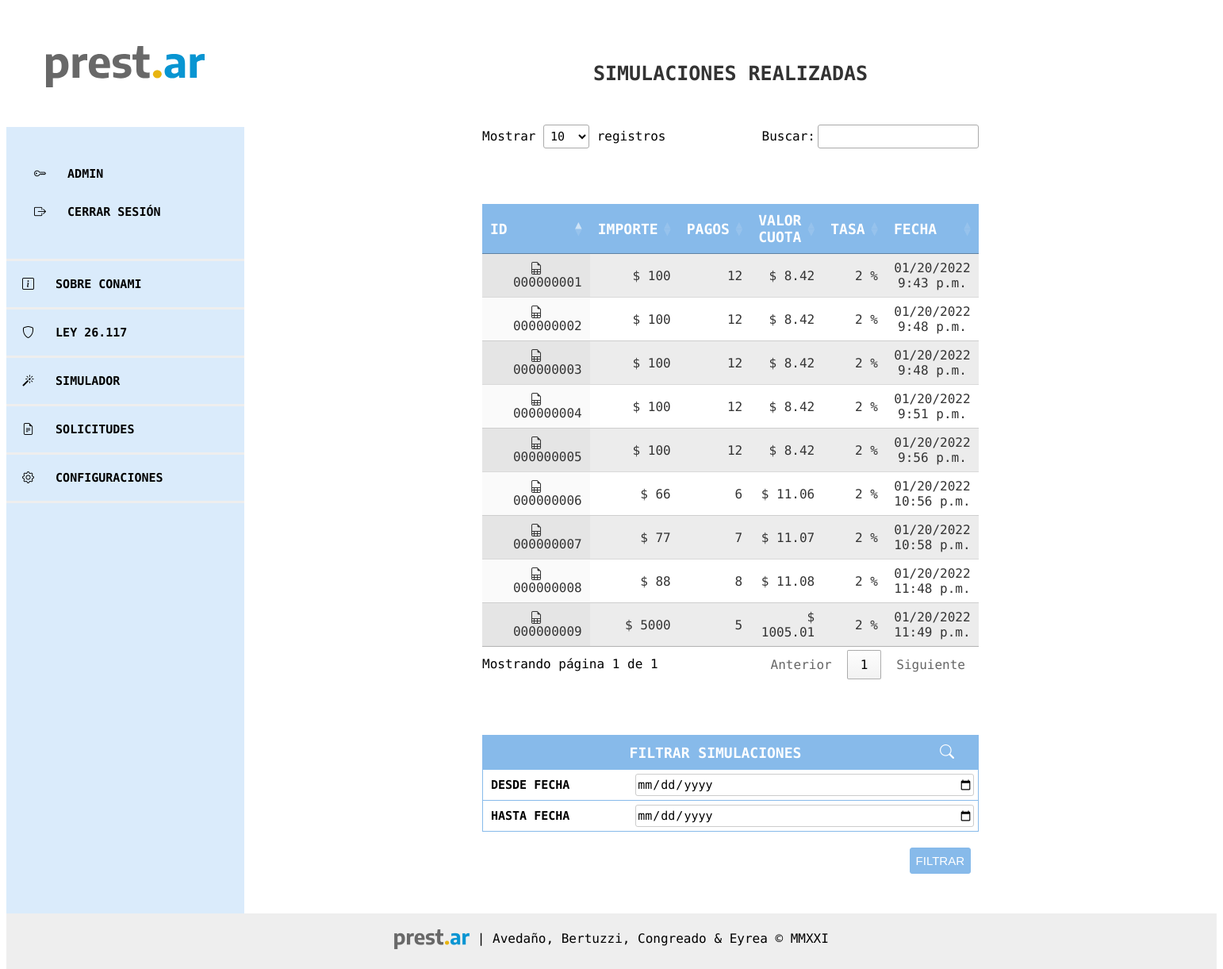
The app's page /simulador/propias/ (signed in), older data.
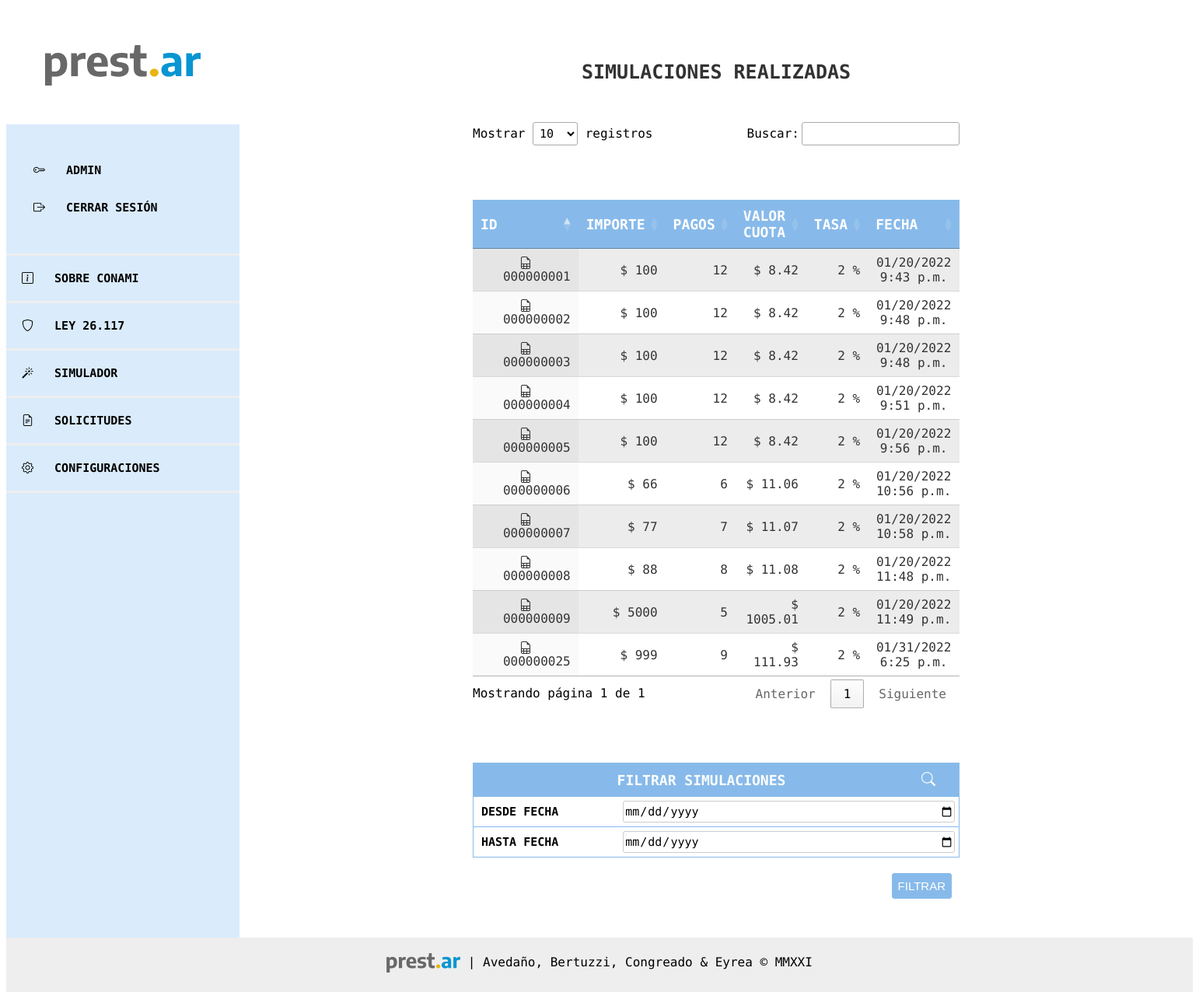
The same page, newer data.
### prestamos/models.py (models this page shows, shortened)
class Simulacion(models.Model):
    CUOTAS_LISTA = [
        ('1', '1'),
        ('3', '3'),
        ('6', '6'),
        ('9', '9'),
        ('12', '12'),
        ('18', '18'),
        ('24', '24'),
    ]
    smvm = models.ForeignKey(
        SMVM, on_delete=models.CASCADE, null=True, default=1)
    author = models.ForeignKey(
        settings.AUTH_USER_MODEL, on_delete=models.CASCADE, null=True)  # Acá tiene que quedar el null=True porque se tiene que poder hacer simulaciones sin registrarse
    nombre = models.CharField(max_length=200)
    apellido = models.CharField(max_length=200)
    dni = models.IntegerField(validators=[
                              MaxValueValidator(99999999)])
    importe_solicitado = models.PositiveIntegerField()
    created_date = models.DateTimeField(
        default=timezone.now)
    tasa_anual = models.ForeignKey(
        TasaInteres, on_delete=models.CASCADE, null=True, default=1)
    cant_cuotas = models.CharField(max_length=200, choices=CUOTAS_LISTA)
    telefono = models.CharField(max_length=200)
    email = models.CharField(max_length=200)
    cuota_final = models.DecimalField(
        decimal_places=2, max_digits=9, null=True)
    def calculo_cuota(self):
        interes = int(self.tasa_anual.tasa)/100
        cant_cuotas = int(self.cant_cuotas)
        calculo_cuota = round(self.importe_solicitado*(interes/12) /
                              (1-(1+(interes/12))**(-cant_cuotas)), 2)
        return round(calculo_cuota, 2)

class TasaInteres(models.Model):
    author = models.ForeignKey(
        settings.AUTH_USER_MODEL, on_delete=models.CASCADE)
    tasa = models.PositiveIntegerField()
    created_date = models.DateTimeField(
        default=timezone.now)
    def __str__(self):
        return '{}'.format(self.tasa)

### prestamos/views.py (the view)
# urls.py: path('simulador/propias/', views.simulaciones_propias,
def simulaciones_propias(request):
    simulaciones = SimulacionFilter(
        request.GET, queryset=Simulacion.objects.filter(author=request.user))
    print(simulaciones)
    return render(request, 'simulador/simulaciones_propias.html', {'filter': simulaciones})

### prestamos/templates/simulador/simulaciones_propias.html (shortened to what this page needs)
{% extends 'base.html' %}
{% block content %}
<header>
	<span>SIMULACIONES REALIZADAS</span>
</header>
<main>
    <table id="example" class="display" style="width:100%">
        <thead>
            <tr class="titulo mayus">
                <th>ID </th>
                <th >IMPORTE </th>
                <th >PAGOS </th>
                <th >VALOR CUOTA </th>
                <th>TASA </th>
                <th >FECHA </th>
            </tr>
        </thead>
        <tbody>
            {% for simulacion in filter.qs %}
                <tr >
                    <td style="text-align: center;"><a href="{% url 'simulacion_detail' pk=simulacion.pk %}"><i class="bi bi-file-earmark-spreadsheet"></i>&nbsp;&nbsp;&nbsp;{{ simulacion.id|stringformat:"09d" }}</a></td>
                    <td>$ {{ simulacion.importe_solicitado }}</td>
                    <td>{{ simulacion.cant_cuotas }}</td>
                    <td>$ {{ simulacion.calculo_cuota }}</td>
                    <td>{{ simulacion.tasa_anual }} %</td>
                    <td style="text-align: center;">{{ simulacion.created_date|date:"SHORT_DATETIME_FORMAT" }}</td>
                </tr>
            {% endfor %}
            </tbody>
    </table>
{% if user.is_authenticated %}
<form method="GET" style="padding-top: 70px;">
    <div class="caja">
        <div class="grid-item titulo mayus">
            <span>FILTRAR SIMULACIONES<i style="float:right; padding-right:20px" class="bi bi-search"></i></span>
        </div>
        <div class="grid-item texto" value="created_date">DESDE FECHA</div>
        <div class="grid-input" value="SIMULACION">{{ filter.form.start_date }}</div>
        <div class="grid-item texto" value="created_date">HASTA FECHA</div>
        <div class="grid-input" value="SIMULACION"> {{ filter.form.end_date }}</div>
    </div>
    <button class="filtrar btn btn-outline-secondary" type="submit" value="FILTRAR">FILTRAR</button>
</form>
{% endif %}
</main>
{% endblock %}

Row changes from the older to the newer data that the page shows:
added Simulacion: id "000000025", importe_solicitado "999", cant_cuotas "9", calculo_cuota "111.93", tasa_anual "2", created_date "01/31/2022 6:25 p.m."
